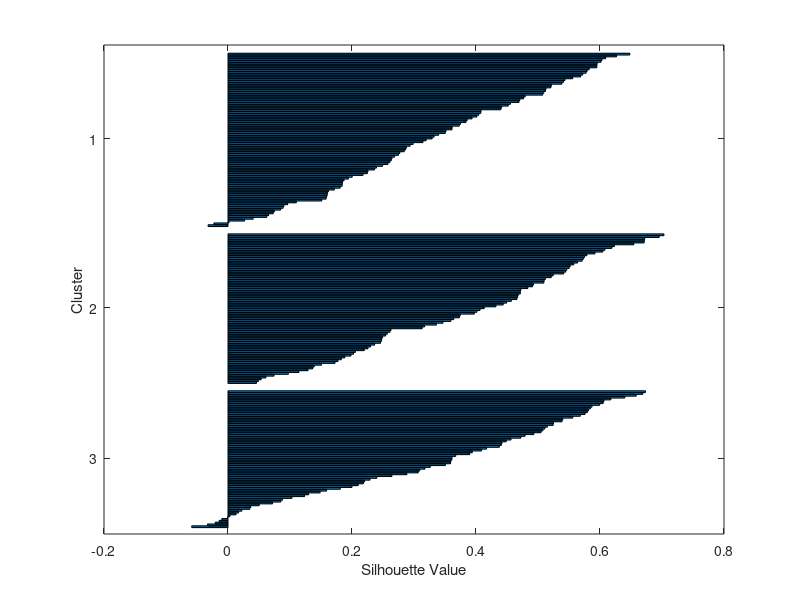

Here is the MATLAB script that generated this plot: (Note: this script raises an error after producing the figure.)
clc;
clearvars;

% Example data (replace with your actual data)
x1 = randn(36, 43); % Frequency domain features for user 1
x2 = randn(36, 43); % Frequency domain features for user 2
x3 = randn(36, 43); % Frequency domain features for user 3
x4 = randn(36, 43); % Frequency domain features for user 4
x5 = randn(36, 43); % Frequency domain features for user 5
x6 = randn(36, 43); % Frequency domain features for user 6
x7 = randn(36, 43); % Frequency domain features for user 7
x8 = randn(36, 43); % Frequency domain features for user 8
x9 = randn(36, 43); % Frequency domain features for user 9
x10 = randn(36, 43); % Frequency domain features for user 10

y1 = randn(36, 88); % Time domain features for user 1
y2 = randn(36, 88); % Time domain features for user 2
y3 = randn(36, 88); % Time domain features for user 3
y4 = randn(36, 88); % Time domain features for user 4
y5 = randn(36, 88); % Time domain features for user 5
y6 = randn(36, 88); % Time domain features for user 6
y7 = randn(36, 88); % Time domain features for user 7
y8 = randn(36, 88); % Time domain features for user 8
y9 = randn(36, 88); % Time domain features for user 9
y10 = randn(36, 88); % Time domain features for user 10

% Combine the frequency-domain and time-domain features for each user
combinedFeatures = [
    [x1, y1];
    [x2, y2];
    [x3, y3];
    [x4, y4];
    [x5, y5];
    [x6, y6];
    [x7, y7];
    [x8, y8];
    [x9, y9];
    [x10, y10]
];

% Normalize the combined features
combinedFeatures = (combinedFeatures - mean(combinedFeatures)) ./ std(combinedFeatures);

% 1. Split the dataset into training (70%), validation (15%), and test (15%) sets
numSamples = size(combinedFeatures, 1);
numTrain = round(0.7 * numSamples);   % 70% for training
numVal = round(0.15 * numSamples);    % 15% for validation
numTest = numSamples - numTrain - numVal;  % Remaining for test

% Randomly shuffle the indices
shuffledIndices = randperm(numSamples);

% Split the data
trainData = combinedFeatures(shuffledIndices(1:numTrain), :);
valData = combinedFeatures(shuffledIndices(numTrain+1:numTrain+numVal), :);
testData = combinedFeatures(shuffledIndices(numTrain+numVal+1:end), :);

% 2. Manual PCA Implementation (No Toolbox)
% Step 1: Compute the covariance matrix on the training data
covMatrix = cov(trainData);

% Step 2: Compute eigenvectors and eigenvalues using eig function
[eigenvectors, eigenvalues] = eig(covMatrix);

% Step 3: Sort eigenvalues and eigenvectors in descending order
[sortedEigenvalues, sortIdx] = sort(diag(eigenvalues), 'descend');
sortedEigenvectors = eigenvectors(:, sortIdx);

% Step 4: Select top 'numComponents' eigenvectors (Principal Components)
numComponents = 3; % Choose the number of principal components
trainReducedFeatures = trainData * sortedEigenvectors(:, 1:numComponents);

% Apply PCA to validation and test sets
valReducedFeatures = valData * sortedEigenvectors(:, 1:numComponents);
testReducedFeatures = testData * sortedEigenvectors(:, 1:numComponents);

% 3. K-Means Clustering (No Toolbox) on the training set
numClusters = 3;  % Number of clusters
maxIter = 100;    % Maximum iterations
tol = 1e-4;       % Convergence tolerance

% Initialize centroids randomly
centroids = trainReducedFeatures(randperm(size(trainReducedFeatures, 1), numClusters), :);

% K-Means Iteration on the training data
for iter = 1:maxIter
    % Assign samples to the nearest centroid using Euclidean distance
    distances = zeros(size(trainReducedFeatures, 1), numClusters);
    for i = 1:size(trainReducedFeatures, 1)
        for k = 1:numClusters
            distances(i, k) = sum((trainReducedFeatures(i, :) - centroids(k, :)).^2); % Euclidean distance
        end
    end
    [~, clusterIndices] = min(distances, [], 2);
    
    % Compute new centroids
    newCentroids = zeros(numClusters, size(trainReducedFeatures, 2));
    for k = 1:numClusters
        newCentroids(k, :) = mean(trainReducedFeatures(clusterIndices == k, :), 1);
    end
    
    % Check for convergence (if centroids do not change significantly)
    if norm(newCentroids - centroids) < tol
        disp('Convergence reached.');
        break;
    end
    centroids = newCentroids;
end

% 4. Evaluate clustering on validation and test sets
% Assign clusters to validation data
distancesVal = zeros(size(valReducedFeatures, 1), numClusters);
for i = 1:size(valReducedFeatures, 1)
    for k = 1:numClusters
        distancesVal(i, k) = sum((valReducedFeatures(i, :) - centroids(k, :)).^2); % Euclidean distance
    end
end
[valClusterIndices, ~] = min(distancesVal, [], 2);

% Assign clusters to test data
distancesTest = zeros(size(testReducedFeatures, 1), numClusters);
for i = 1:size(testReducedFeatures, 1)
    for k = 1:numClusters
        distancesTest(i, k) = sum((testReducedFeatures(i, :) - centroids(k, :)).^2); % Euclidean distance
    end
end
[testClusterIndices, ~] = min(distancesTest, [], 2);

% 5. Evaluate the Silhouette Score (Quality of Clustering)
trainSilhouette = silhouette(trainReducedFeatures, clusterIndices);
valSilhouette = silhouette(valReducedFeatures, valClusterIndices);
testSilhouette = silhouette(testReducedFeatures, testClusterIndices);

disp(['Training Silhouette Score: ', num2str(mean(trainSilhouette))]);
disp(['Validation Silhouette Score: ', num2str(mean(valSilhouette))]);
disp(['Test Silhouette Score: ', num2str(mean(testSilhouette))]);

% 6. Plot clustering results for training, validation, and test sets
figure;
subplot(1,4,1);
scatter(trainReducedFeatures(:, 1), trainReducedFeatures(:, 2), 30, clusterIndices, 'filled');
title('Training Set Clustering');
xlabel('Principal Component 1');
ylabel('Principal Component 2');

subplot(1,4,2);
scatter(valReducedFeatures(:, 1), valReducedFeatures(:, 2), 30, valClusterIndices, 'filled');
title('Validation Set Clustering');
xlabel('Principal Component 1');
ylabel('Principal Component 2');

subplot(1,4,3);
scatter(testReducedFeatures(:, 1), testReducedFeatures(:, 2), 30, testClusterIndices, 'filled');
title('Test Set Clustering');
xlabel('Principal Component 1');
ylabel('Principal Component 2');

% 7. Plot accuracy (Silhouette Score) with a centered constant line
subplot(1,4,4);
accuracy = [mean(trainSilhouette), mean(valSilhouette), mean(testSilhouette)];
clusterQuality = accuracy; % Silhouette score as a measure of accuracy
centerLine = ones(size(accuracy)) * 0.5; % Assuming 0.5 as a centered line for ideal score

plot(1:3, accuracy, '-o', 'LineWidth', 2, 'MarkerSize', 6);
hold on;
plot(1:3, centerLine, '--r', 'LineWidth', 2); % Center line at 0.5
title('Clustering Accuracy (Silhouette Score)');
xlabel('Dataset');
ylabel('Silhouette Score');
xticks(1:3);
xticklabels({'Train', 'Validation', 'Test'});
legend('Silhouette Score', 'Centered Line (0.5)', 'Location', 'Best');
hold off;


%{
Silhouette Score: Evaluates the quality of clustering for training, validation, and test sets.

Centered Constant Line: A line at 0.5 is added as a baseline or 
expected value for the silhouette score, and the clustering results are compared against this line.

Accuracy Plot: The Silhouette Scores are used as a measure of clustering quality 
(acting as an accuracy metric), plotted for training, validation, and test sets.

%}